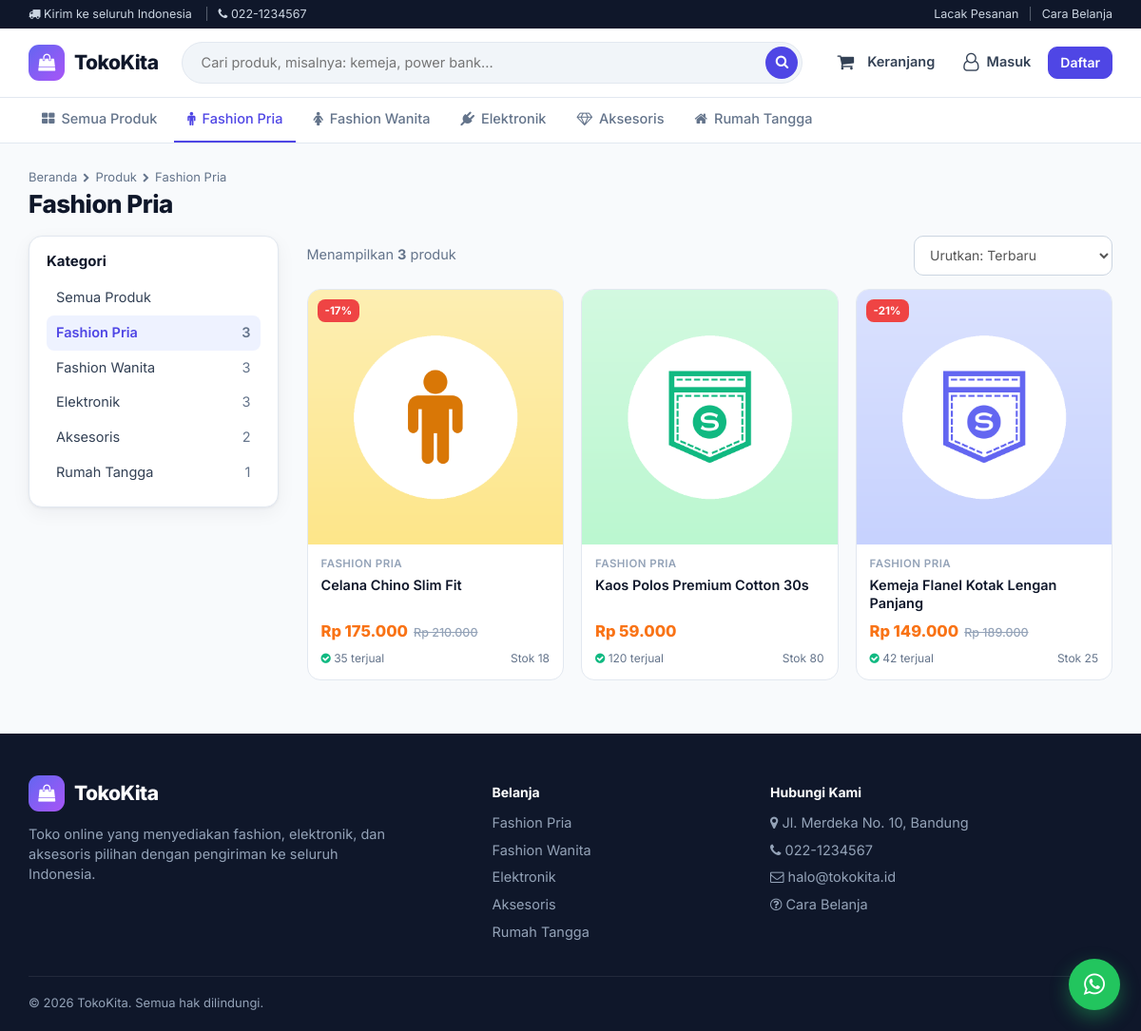
/produk?kategori=fashion-pria, run on the app's committed database.
### tables this page shows
CREATE TABLE tbl_toko (
  id_toko    INT PRIMARY KEY,
  nama_toko  VARCHAR(100) NOT NULL,
  slogan     VARCHAR(150),
  alamat     TEXT,
  kota       VARCHAR(50),
  telpon     VARCHAR(20),
  whatsapp   VARCHAR(20),
  email      VARCHAR(100),
  deskripsi  TEXT
);

CREATE TABLE tbl_kategori (
  id_kategori   INT AUTO_INCREMENT PRIMARY KEY,
  nama_kategori VARCHAR(50) NOT NULL,
  slug          VARCHAR(60) NOT NULL UNIQUE,
  icon          VARCHAR(40) DEFAULT 'fa fa-tag'
);

CREATE TABLE tbl_produk (
  id_produk   INT AUTO_INCREMENT PRIMARY KEY,
  id_kategori INT NOT NULL,
  nama_produk VARCHAR(150) NOT NULL,
  slug        VARCHAR(170) NOT NULL UNIQUE,
  deskripsi   TEXT,
  harga       INT NOT NULL,
  harga_coret INT DEFAULT NULL,           
  stok        INT NOT NULL DEFAULT 0,
  berat       INT NOT NULL DEFAULT 500,   
  gambar      VARCHAR(150),
  is_aktif    ENUM('y','n') NOT NULL DEFAULT 'y',
  terjual     INT NOT NULL DEFAULT 0,
  created_at  DATETIME DEFAULT CURRENT_TIMESTAMP
);

### application/core/MY_Controller.php (called while the page is built, shortened)
<?php
class Front_Controller extends MY_Controller
{
    public function __construct()
    {
        $this->load->library('keranjang_lib', NULL, 'keranjang');
    }
    protected function render($view, $data = array())
    {
        $data['kategori_menu'] = $this->db->order_by('id_kategori')->get('tbl_kategori')->result();
        $data['jml_keranjang'] = $this->keranjang->count();
        $data['content'] = $this->load->view($view, $data, TRUE);
        $this->load->view('front/layout', $data);
    }
}

### application/controllers/Produk.php (called while the page is built, shortened)
<?php
class Produk extends Front_Controller
{
    public function index()
    {
        $f = array(
            'kategori' => (string) $this->input->get('kategori', TRUE),
            'q'        => trim((string) $this->input->get('q', TRUE)),
            'urut'     => (string) $this->input->get('urut', TRUE),
        );
        $hal   = max(1, (int) $this->input->get('hal'));
        $total = $this->M_produk->katalog_count($f);
        $jml_hal = max(1, (int) ceil($total / self::PER_HALAMAN));
        $hal   = min($hal, $jml_hal);
        $kat = $f['kategori'] ? $this->db->get_where('tbl_kategori', array('slug' => $f['kategori']))->row() : NULL;
        $data['title']    = $f['q'] ? 'Hasil pencarian "' . $f['q'] . '"' : ($kat ? $kat->nama_kategori : 'Semua Produk');
        $data['f']        = $f;
        $data['kat']      = $kat;
        $data['total']    = $total;
        $data['hal']      = $hal;
        $data['jml_hal']  = $jml_hal;
        $data['produk']   = $this->M_produk->katalog($f, self::PER_HALAMAN, ($hal - 1) * self::PER_HALAMAN);
        $data['kategori'] = $this->M_kategori->get_all();
        $this->render('front/produk_list', $data);
    }
}

### index.php (called while the page is built, shortened)
<?php
require_once BASEPATH.'core/CodeIgniter.php';

### application/models/M_kategori.php (called while the page is built, shortened)
<?php
class M_kategori extends MY_Model
{
    public function get_all()
    {
        return $this->db->select('k.*, (SELECT COUNT(*) FROM tbl_produk p WHERE p.id_kategori = k.id_kategori) AS jml_produk', FALSE)
            ->from('tbl_kategori k')->order_by('k.id_kategori')->get()->result();
    }
}

### application/models/M_produk.php (called while the page is built, shortened)
<?php
class M_produk extends MY_Model
{
    private function base()
    {
        return $this->db->select('p.*, k.nama_kategori, k.slug AS slug_kategori')
            ->from('tbl_produk p')->join('tbl_kategori k', 'k.id_kategori = p.id_kategori', 'left');
    }
    private function katalog_filter($f)
    {
        $this->db->where('p.is_aktif', 'y');
        if (!empty($f['kategori'])) $this->db->where('k.slug', $f['kategori']);
    }
    public function katalog($f, $limit, $offset)
    {
        $sort = isset($f['urut']) ? $f['urut'] : '';
        switch ($sort) {
            default:        $this->db->order_by('p.created_at', 'DESC');
        }
        return $this->db->order_by('p.id_produk', 'DESC')->limit($limit, $offset)->get()->result();
    }
    public function katalog_count($f)
    {
        $this->db->from('tbl_produk p')->join('tbl_kategori k', 'k.id_kategori = p.id_kategori', 'left');
        return $this->db->count_all_results();
    }
}

### application/helpers/toko_helper.php (called while the page is built, shortened)
<?php
if (!function_exists('ci')) {
    function ci()
    {
        return get_instance();
    }
}
if (!function_exists('rupiah')) {
    function rupiah($angka)
    {
        return 'Rp ' . number_format((float) $angka, 0, ',', '.');
    }
}
if (!function_exists('info_toko')) {
    function info_toko($field = NULL)
    {
        static $row = NULL;
        if ($row === NULL) {
            $row = ci()->db->get_where('tbl_toko', array('id_toko' => 1))->row_array() ?: array();
        }
        return isset($row[$field]) ? $row[$field] : '';
    }
}
if (!function_exists('gambar_produk')) {
    function gambar_produk($file)
    {
        if ($file && is_file(FCPATH . 'uploads/produk/' . $file)) {
            return base_url('uploads/produk/' . $file);
        }
        return base_url('assets/img/no-image.png');
    }
}
if (!function_exists('diskon_persen')) {
    function diskon_persen($harga, $harga_coret)
    {
        if (!$harga_coret || $harga_coret <= $harga) return 0;
        return (int) round(($harga_coret - $harga) / $harga_coret * 100);
    }
}

### application/views/front/layout.php (the view, shortened to what this page needs)
<?php defined('BASEPATH') OR exit('No direct script access allowed');
$seg = $this->uri->segment(1); $kat_aktif = $this->input->get('kategori'); ?>
<!DOCTYPE html>
<html lang="id">
<head>
  <title><?= isset($title) ? html_escape($title) . ' | ' : '' ?><?= html_escape(info_toko('nama_toko')) ?> — <?= html_escape(info_toko('slogan')) ?></title>
  <link rel="stylesheet" href="<?= base_url('assets/vendor/bootstrap/css/bootstrap.min.css') ?>">
  <link rel="stylesheet" href="<?= base_url('assets/vendor/font-awesome/css/font-awesome.min.css') ?>">
  <link rel="stylesheet" href="<?= base_url('assets/css/toko.css') ?>">
</head>
<body>
<div class="topbar hidden-xs">
  <div class="container">
    <i class="fa fa-truck"></i> Kirim ke seluruh Indonesia
    <span class="sep">|</span><i class="fa fa-phone"></i> <?= html_escape(info_toko('telpon')) ?>
    <span class="pull-right"><a href="<?= site_url('pesanan') ?>">Lacak Pesanan</a><span class="sep">|</span><a href="<?= site_url('home/cara_belanja') ?>">Cara Belanja</a></span>
  </div>
</div>
<header class="site-header">
  <div class="container">
    <div class="bar">
      <a href="<?= site_url() ?>" class="brand"><span class="logo"><i class="fa fa-shopping-bag"></i></span><?= html_escape(info_toko('nama_toko')) ?></a>
      <form class="search" action="<?= site_url('produk') ?>" method="get">
        <input type="text" name="q" placeholder="Cari produk, misalnya: kemeja, power bank..." value="<?= html_escape($this->input->get('q')) ?>">
        <button type="submit"><i class="fa fa-search"></i></button>
      </form>
      <div class="head-actions">
        <a href="<?= site_url('keranjang') ?>" class="head-btn" title="Keranjang"><span class="ic"><i class="fa fa-shopping-cart"></i>
          <?php if ($jml_keranjang): ?><span class="badge"><?= $jml_keranjang ?></span><?php endif; ?></span><span class="lbl">Keranjang</span></a>
        <?php if ($this->session->userdata('id_pelanggan')): ?>
          <div class="dropdown" style="display:inline-block">
            <a href="#" class="head-btn dropdown-toggle" data-toggle="dropdown"><i class="fa fa-user-circle-o"></i>
              <span class="lbl"><?= html_escape(explode(' ', $this->session->userdata('nama_pelanggan'))[0]) ?></span> <i class="fa fa-angle-down" style="font-size:13px"></i></a>
            <ul class="dropdown-menu dropdown-menu-right">
              <li><a href="<?= site_url('pesanan') ?>"><i class="fa fa-file-text-o"></i> Pesanan Saya</a></li>
              <li><a href="<?= site_url('akun') ?>"><i class="fa fa-user-o"></i> Profil</a></li>
              <li><a href="<?= site_url('akun/logout') ?>"><i class="fa fa-sign-out"></i> Keluar</a></li>
            </ul>
          </div>
        <?php else: ?>
          <a href="<?= site_url('akun/login') ?>" class="head-btn"><i class="fa fa-user-o"></i><span class="lbl">Masuk</span></a>
          <a href="<?= site_url('akun/daftar') ?>" class="btn btn-primary hidden-xs">Daftar</a>
        <?php endif; ?>
      </div>
    </div>
  </div>
</header>
<nav class="catnav">
  <div class="container">
    <ul>
      <li><a href="<?= site_url('produk') ?>" class="<?= $seg === 'produk' && !$kat_aktif ? 'active' : '' ?>"><i class="fa fa-th-large"></i> Semua Produk</a></li>
      <?php foreach ($kategori_menu as $k): ?>
        <li><a href="<?= site_url('produk?kategori=' . $k->slug) ?>" class="<?= $kat_aktif === $k->slug ? 'active' : '' ?>"><i class="<?= html_escape($k->icon) ?>"></i> <?= html_escape($k->nama_kategori) ?></a></li>
      <?php endforeach; ?>
    </ul>
  </div>
</nav>
<main class="container" style="min-height:50vh">
  <?= $content ?>
</main>
<footer class="site-footer">
  <div class="container">
    <div class="row">
      <div class="col-md-5">
        <a href="<?= site_url() ?>" class="brand" style="color:#fff !important"><span class="logo"><i class="fa fa-shopping-bag"></i></span><?= html_escape(info_toko('nama_toko')) ?></a>
        <p style="margin-top:14px;max-width:380px"><?= html_escape(info_toko('deskripsi')) ?></p>
      </div>
      <div class="col-md-3 col-sm-6">
        <h5>Belanja</h5>
        <ul>
          <?php foreach (array_slice($kategori_menu, 0, 5) as $k): ?><li><a href="<?= site_url('produk?kategori=' . $k->slug) ?>"><?= html_escape($k->nama_kategori) ?></a></li><?php endforeach; ?>
        </ul>
      </div>
      <div class="col-md-4 col-sm-6">
        <h5>Hubungi Kami</h5>
        <ul>
          <li><i class="fa fa-map-marker"></i> <?= html_escape(info_toko('alamat') . ', ' . info_toko('kota')) ?></li>
          <li><i class="fa fa-phone"></i> <?= html_escape(info_toko('telpon')) ?></li>
          <li><i class="fa fa-envelope-o"></i> <?= html_escape(info_toko('email')) ?></li>
          <li><a href="<?= site_url('home/cara_belanja') ?>"><i class="fa fa-question-circle-o"></i> Cara Belanja</a></li>
        </ul>
      </div>
    </div>
    <div class="copy">&copy; <?= date('Y') ?> <?= html_escape(info_toko('nama_toko')) ?>. Semua hak dilindungi.</div>
  </div>
</footer>
<?php if (info_toko('whatsapp')): ?>
  <a class="wa-float" href="https://wa.me/<?= html_escape(info_toko('whatsapp')) ?>" target="_blank" rel="noopener" title="Chat WhatsApp"><i class="fa fa-whatsapp"></i></a>
<?php endif; ?>
</body>
</html>

### application/views/front/produk_list.php (shortened to what this page needs)
<?php defined('BASEPATH') OR exit('No direct script access allowed');
$qs = function ($ubah) use ($f) { return site_url('produk') . '?' . http_build_query(array_filter(array_merge($f, $ubah), 'strlen')); }; ?>
<div class="page-title">
  <div class="crumb"><a href="<?= site_url() ?>">Beranda</a><i class="fa fa-chevron-right"></i>Produk<?= $kat ? '<i class="fa fa-chevron-right"></i>' . html_escape($kat->nama_kategori) : '' ?></div>
  <h1><?= html_escape($title) ?></h1>
</div>
<div class="row">
  <div class="col-md-3 hidden-sm hidden-xs">
    <div class="panel-card">
      <h4>Kategori</h4>
      <ul class="side-cat">
        <li><a href="<?= $qs(array('kategori' => '', 'hal' => '')) ?>" class="<?= !$f['kategori'] ? 'active' : '' ?>">Semua Produk</a></li>
        <?php foreach ($kategori as $k): ?>
          <li><a href="<?= $qs(array('kategori' => $k->slug, 'hal' => '')) ?>" class="<?= $f['kategori'] === $k->slug ? 'active' : '' ?>"><?= html_escape($k->nama_kategori) ?> <span class="text-muted"><?= $k->jml_produk ?></span></a></li>
        <?php endforeach; ?>
      </ul>
    </div>
  </div>
  <div class="col-md-9">
    <div class="toolbar">
      <div class="text-muted">Menampilkan <b><?= $total ?></b> produk<?= $f['q'] ? ' untuk "<b>' . html_escape($f['q']) . '</b>"' : '' ?></div>
      <form method="get" class="form-inline">
        <select name="urut" class="form-control auto-submit">
          <?php foreach (array('' => 'Terbaru', 'terlaris' => 'Terlaris', 'murah' => 'Harga terendah', 'mahal' => 'Harga tertinggi') as $v => $l): ?>
            <option value="<?= $v ?>" <?= $f['urut'] === $v ? 'selected' : '' ?>>Urutkan: <?= $l ?></option>
          <?php endforeach; ?>
        </select>
      </form>
    </div>
    <?php if (empty($produk)): ?>
      <div class="panel-card empty"><i class="fa fa-search"></i><h4>Produk tidak ditemukan</h4><p>Coba kata kunci lain atau lihat <a href="<?= site_url('produk') ?>">semua produk</a>.</p></div>
    <?php else: ?>
      <div class="prod-grid cols-3">
        <?php foreach ($produk as $p) $this->load->view('front/_produk_card', array('p' => $p)); ?>
      </div>
    <?php endif; ?>
  </div>
</div>

### application/views/front/_produk_card.php (shortened to what this page needs)
<?php defined('BASEPATH') OR exit('No direct script access allowed');
$disc = diskon_persen($p->harga, $p->harga_coret); ?>
<a href="<?= site_url('p/' . $p->slug) ?>" class="prod-card <?= $p->stok < 1 ? 'habis' : '' ?>">
  <?php if ($disc): ?><span class="badge-disc">-<?= $disc ?>%</span><?php endif; ?>
  <div class="thumb"><img src="<?= gambar_produk($p->gambar) ?>" alt="<?= html_escape($p->nama_produk) ?>" loading="lazy"></div>
  <div class="body">
    <div class="cat"><?= html_escape($p->nama_kategori) ?></div>
    <div class="name"><?= html_escape($p->nama_produk) ?></div>
    <div><span class="price"><?= rupiah($p->harga) ?></span><?php if ($disc): ?><span class="price-old"><?= rupiah($p->harga_coret) ?></span><?php endif; ?></div>
    <div class="meta"><span><i class="fa fa-check-circle" style="color:#10b981"></i> <?= $p->terjual ?> terjual</span><span><?= $p->stok > 0 ? 'Stok ' . $p->stok : '' ?></span></div>
  </div>
</a>

### data on the page
tbl_toko: telpon "022-1234567", nama_toko "TokoKita", deskripsi "Toko online yang menyediakan fashion, elektronik, dan aksesoris pilihan dengan pengiriman ke seluruh Indonesia.", info_toko('alamat') . ', ' . info_toko('kota') "Jl. Merdeka No. 10, Bandung", email "halo@tokokita.id"
tbl_kategori: nama_kategori "Fashion Pria", jml_produk "3", nama_kategori "FASHION PRIA FASHION PRIA FASHION PRIA"
tbl_kategori: nama_kategori "Fashion Wanita", jml_produk "3"
tbl_kategori: nama_kategori "Elektronik", jml_produk "3"
tbl_kategori: nama_kategori "Aksesoris", jml_produk "2"
tbl_kategori: nama_kategori "Rumah Tangga", jml_produk "1"
tbl_produk: disc "17", gambar (picture), nama_produk "Celana Chino Slim Fit", harga "Rp 175.000", harga_coret "Rp 210.000", terjual "35", stok "18"
tbl_produk: gambar (picture), nama_produk "Kaos Polos Premium Cotton 30s", harga "Rp 59.000", terjual "120", stok "80"
tbl_produk: disc "21", gambar (picture), nama_produk "Kemeja Flanel Kotak Lengan Panjang", harga "Rp 149.000", harga_coret "Rp 189.000", terjual "42", stok "25"

### other printed values
$title "Fashion Pria"
$total "3"
